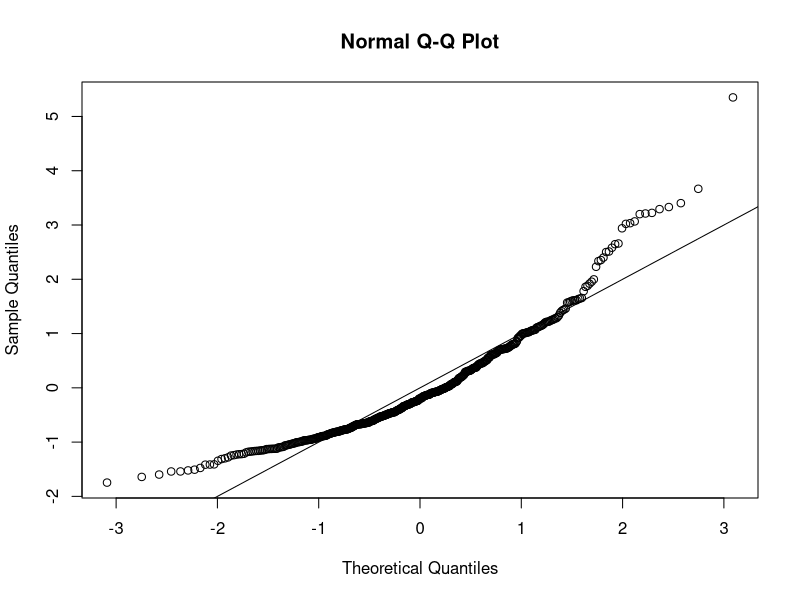
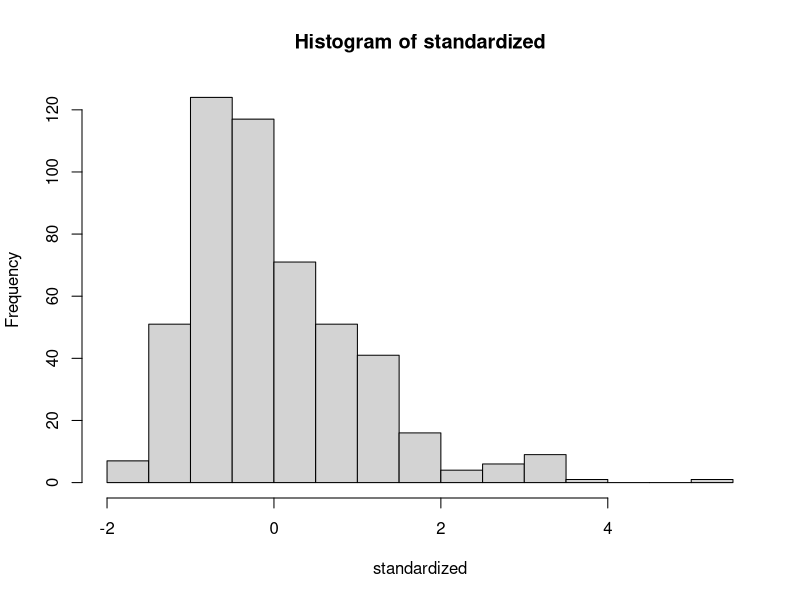
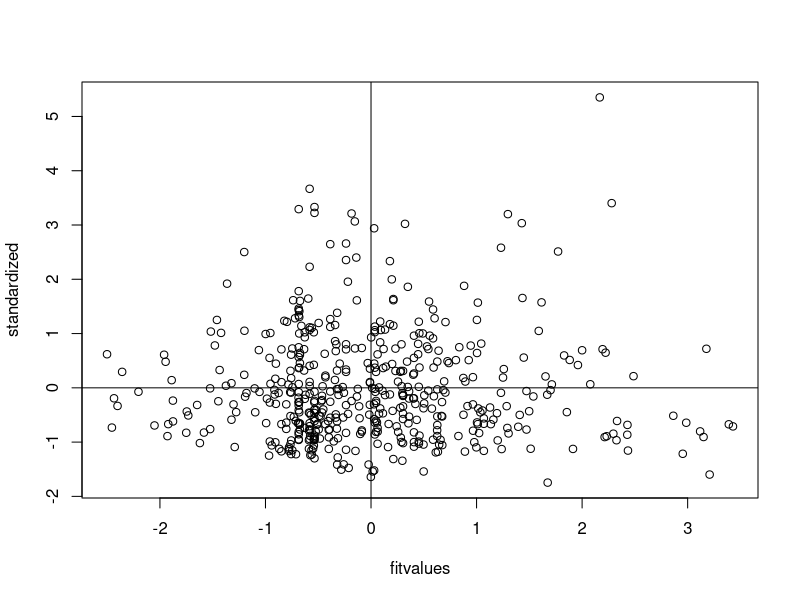

Generate these figures, in order, with R:
setwd("E:/GA/Scales")
master = read.csv("Meaning_Scales_SatisfactionWithLife_RR_RN_Paper.csv")
summary(master)

####DATA SCREENING####

##Missing Data##
library(mice)
percentmiss = function(x){ sum(is.na(x))/length(x) *100 }

##Going by rows ONLY
notypos = master
missing = apply(notypos[ , 3:7], 1, percentmiss) 
table(missing)

##Replace only the data that you should
replacepeople = notypos[ missing <= 5 , ]  
dontpeople = notypos[ missing > 5 , ]

##Figure out the columns to exclude
apply(replacepeople, 2, percentmiss)
replacecolumn = replacepeople[ , -c(1,2,8)]
dontcolumn = replacepeople[ , c(1,2,8)]

nomiss = replacepeople

##Small note: When MICE is run on this project the YEAR column
##is moved from the last column to the thrid column.
##This trend is not observed with data that does not need
##to be MICE'd. All code exluding ID columns has been corrected
##for this. 
#~Hannah 

##Outliers##
##Mahal

mahal = mahalanobis(nomiss[ , -c(1,2,8)], 
                    colMeans(nomiss[ , -c(1,2,8)], na.rm = TRUE),
                    cov(nomiss[ , -c(1,2,8)], use="pairwise.complete.obs"))

summary(mahal)
cutoff = qchisq(.999,ncol(nomiss[ , -c(1,2,8)])) 
summary(mahal < cutoff)
noout = nomiss[ mahal < cutoff, ]

##Additivity: correlations
correlations = cor(noout[,-c(1,2,8)], use="pairwise.complete.obs")
symnum(correlations)

##Make the random stuff & exclude the ID columns 
random = rchisq(nrow(noout), 7)
fake = lm(random~., data=noout[ , -c(1,2,8)])

##Linearity plot
##Create the standardized residuals
standardized = rstudent(fake)
qqnorm(standardized)
abline(0,1)

##Multivariate normality
hist(standardized, breaks=15)

##Homogeneity and homoscedaticity
fitvalues = scale(fake$fitted.values)
plot(fitvalues, standardized) 
abline(0,0)
abline(v = 0)

##Scoring
SWLS <- rowSums(noout[, c(3:7)])
SWLS
